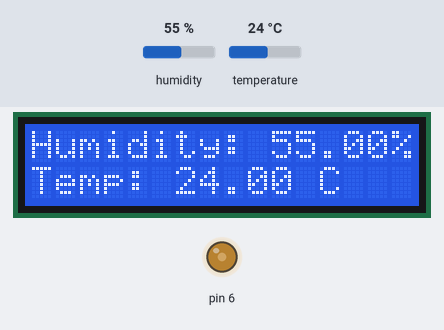
Bench run of a sketch on a simulated Arduino Uno, built with avr-gcc and run on an emulated ATmega328P. Shown: 16×2 character LCD, output pins drawn as LEDs (lit = HIGH). Inputs (shaded band) come from the test bench; at power-on: humidity 55 %, temperature 24 °C.

Above: at 2.6 s.
2.7 s: humidity set to 22 %
At 4.5 s:
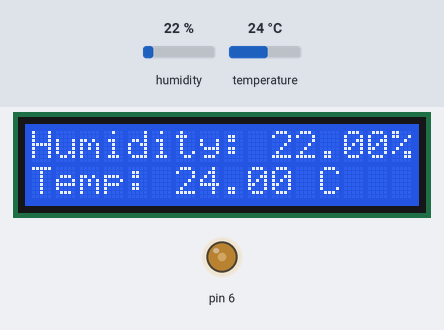
5.7 s: temperature set to 12 °C
At 7.1 s:
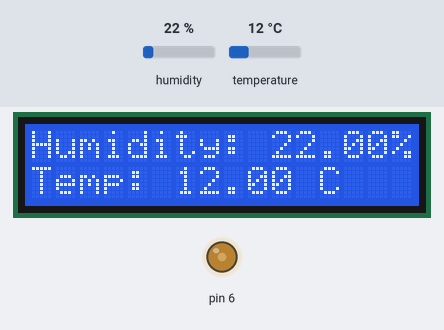
8.7 s: humidity set to 40 %
At 11.0 s:
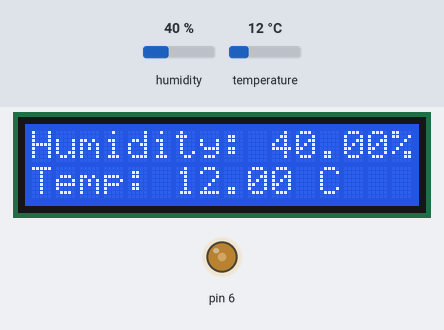
11.7 s: temperature set to 19 °C
At 13.6 s:
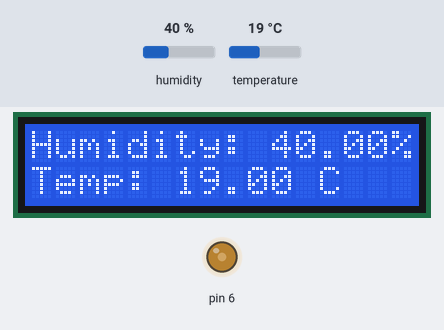
Timing chart, 0 to 15.1 s (numbered marks = the images above; inputs shaded):
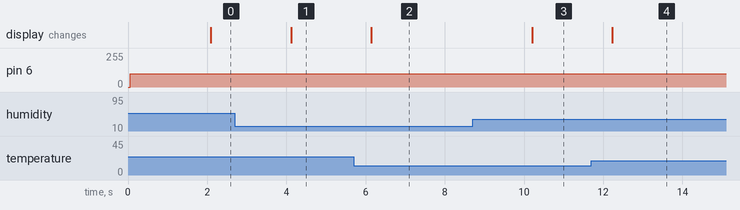

Measured:
- after the input at 2.7 s, the display: changes after 1.4 s (image 1)
- after the input at 5.7 s, the display: changes after 0.45 s (image 2)
- after the input at 8.7 s, the display: changes after 1.5 s (image 3)
- after the input at 11.7 s, the display: changes after 0.53 s (image 4)

The sketch:

Dht11_lab3.ino
```cpp
/*This code displays readings of a dht11 sesnor on an lcd display
Main objectives: installing libraries, including libraries, using lcd library, using dht library, using analog read.
*/
#include <DHT.h>// include dht library
#include <DHT_U.h>// include dht driver
#include <LiquidCrystal.h>// include lcd library
LiquidCrystal lcd(12, 11, 5, 4, 3, 2);// sets lcd pin outs to arduino outputs
#define DHTPIN A0     // DHT-11 Output Pin connection
#define DHTTYPE DHT11   // DHT Type is DHT 11
DHT dht(DHTPIN, DHTTYPE); // Initialize DHT sensor for normal 16mhz Arduino


float hum;  //Stores humidity value
float temp; //Stores temperature value
void setup() //done once
{
 dht.begin(); // start dht sensor
 Serial.begin(9600); // initialize serial monitor
 lcd.begin(16,2); //initailize  lcd with 16 cols & 2 rows
}

void loop()//loops following
{
  analogWrite(6, 100); //send Vo of lcd connected to pin 6 100/225 bits of 5 volts (sets the brightness of lcd)
  delay(2000);  // Delay so sensor can stabalize

    hum = dht.readHumidity();  // Get Humidity value
    temp= dht.readTemperature();  // Get Temperature value

    // Print temperature and humidity values to serial monitor
    lcd.setCursor(0,0);//sets the position of the leading character of following lcd print
    lcd.print("Humidity: ");// prints to lcd
    lcd.print(hum);// prints to lcd the value of hum
    lcd.print("%"); // prints to lcd
    lcd.setCursor(0,1);//sets the position of the leading character of following lcd print
    lcd.print("Temp: ");// prints to lcd
    lcd.print(temp);// prints to lcd the value of temp
    lcd.print(" C"); // prints to lcd
}
```
